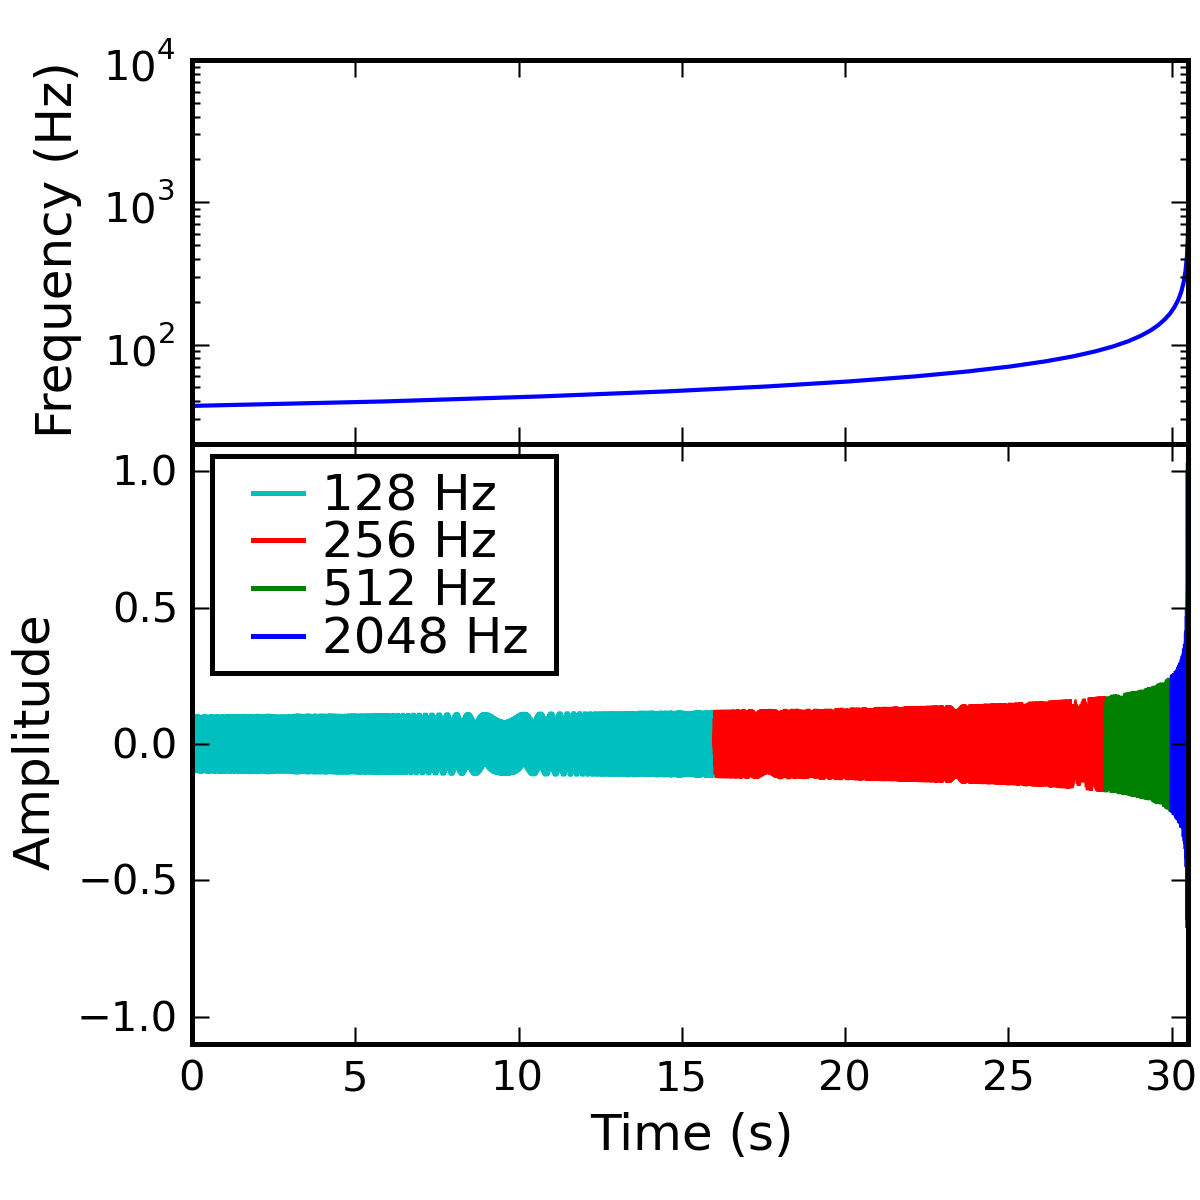

Reproduce this figure in Python.
import matplotlib
matplotlib.use('Agg')
import numpy
import scipy
import pylab

def waveform(mchirp, duration, sr):
	# Finn, Chernoff PRD 47 2198-2219 (1993)
	msun = 4.92579497e-6 #mass of sun in seconds
	M = mchirp * msun
	pi = scipy.pi
	t = numpy.arange(-duration,0, 1. / sr)
	# STOP AT 6 M
	f = 1.0 / pi / M * (5.0 * M / 256.0 / (6*M - t))**(3./8.)
	phi = -2.0 * ((6*M - t) / 5 / M)**(5./8.)
	out = (pi*M*f)**(2./3.) * numpy.cos(phi)
	return out / numpy.sqrt(numpy.sum(out*out)), f

h,f = waveform(2.8*.25**.6, 30.5, 2048)
h /= max(abs(h))
t = numpy.arange(len(h))/2048.
boundaries = [(2048, 0, 0.5),
		(512, 0.5, 2.5),
		(256, 2.5, 6.5),
		(256, 6.5, 14.5),
		(128, 14.5, 30.5)]


fig = pylab.figure(figsize=(4,4))
fig.add_axes((.16,.63,.83,.32))
pylab.semilogy(t,f)
pylab.ylim(ymin=20)
pylab.xlim(t[0], t[-1])
pylab.xticks((0, 5, 10, 15, 20, 30), ('', '', '', '', '', '', ''), fontsize = 10)
pylab.yticks(fontsize=10)
pylab.ylabel('Frequency (Hz)', fontsize=12)

fig.add_axes((.16,.13,.83,.5))
pylab.plot(t[0:2048*16+16:16], h[0:2048*16+16:16], 'c', label='128 Hz')
pylab.plot(t[2048*16:2048*28+8:8], h[2048*16:2048*28+8:8], 'r', label='256 Hz')
pylab.plot(t[2048*28:2048*30+4:4], h[2048*28:2048*30+4:4], 'g', label='512 Hz')
pylab.plot(t[2048*30::1], h[2048*30::1], 'b', label='2048 Hz')
leg = pylab.legend(loc='upper left')
for txt in leg.get_texts():
	pylab.setp(txt, fontsize=12)
pylab.xlim(t[0], t[-1])
pylab.ylim(-1.1,1.1)
pylab.xticks(fontsize=10)
pylab.yticks(fontsize=10)
pylab.xlabel('Time (s)', fontsize=12)
pylab.ylabel('Amplitude', fontsize=12)

pylab.savefig('multiband.png', dpi=300)

